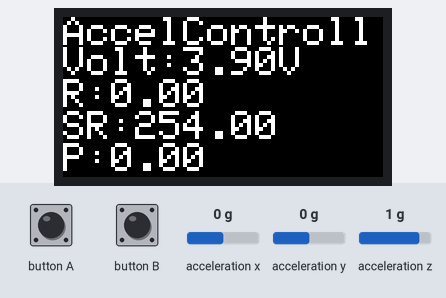
A program run on a simulated ESP32. Shown: 160×80 colour display. Inputs (shaded band) come from the test bench; at power-on: acceleration x 0 g, acceleration y 0 g, acceleration z 1 g. Nothing arrives over Bluetooth unless stated; the modem accepts every AT command (registered, SIM ready, sends succeed) and sends nothing else; what the program prints to the serial monitor is not drawn.

Above: at 1.3 s.
1.4 s: acceleration x set to -1.4 g
At 2.0 s:
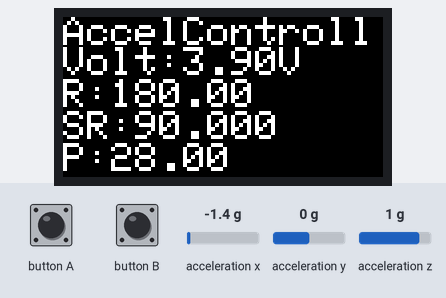
2.9 s: acceleration y set to -1.4 g
At 3.5 s:
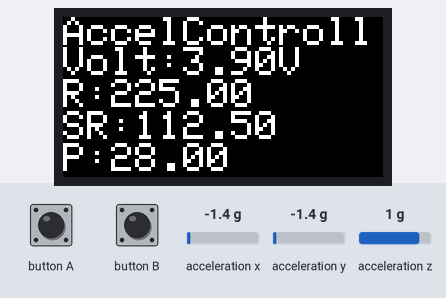
4.4 s: acceleration x set to -0.8 g
At 5.6 s:
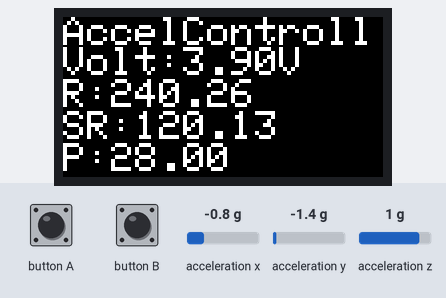
5.9 s: acceleration y set to 0 g
At 6.8 s:
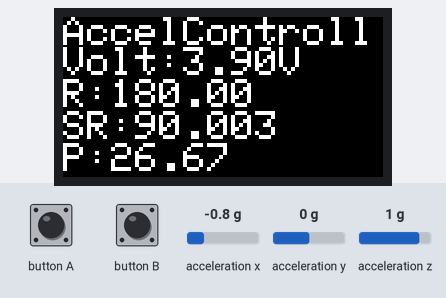
Timing chart, 0 to 8.4 s (numbered marks = the images above; inputs shaded):
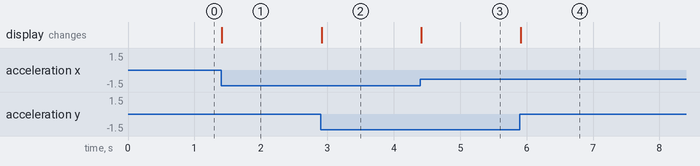

Measured:
- after the input at 1.4 s, the display: changes at once (image 1)
- after the input at 2.9 s, the display: changes at once (image 2)
- after the input at 4.4 s, the display: changes at once (image 3)
- after the input at 5.9 s, the display: changes at once (image 4)

The program:

main.cpp
```cpp
#include <Arduino.h>
#include <BluetoothSerial.h>
#include <M5StickC.h>

BluetoothSerial SerialBT;

String name = "Slave";
const char *pin = "1234"; //<- standard pin would be provided by default
bool connected;

float accX = 0.0F;
float accY = 0.0F;
float accZ = 0.0F;

float vbat = 0.0F;

float rads = 0.0F;
float send_data = 0.0F;
float send_power = 0.0F;

void setup() {
  M5.begin();
  M5.Lcd.setTextSize(2);
  M5.Lcd.setRotation(3);
  M5.Lcd.printf("AccelControll");

  //以下、Master(コントローラー)設定
  SerialBT.begin("Master", true); //自分の名前指定(trueでマスター)

  connected = SerialBT.connect(name); //接続先機器名

  if (connected) {
    Serial.println("Connected Succesfully!");
  } else {
    while (!SerialBT.connected(10000)) {
      Serial.println("Failed to connect. Make sure remote device is available and in range, then restart app.");
    }
  }
  // disconnect() may take upto 10 secs max
  if (SerialBT.disconnect()) {
    Serial.println("Disconnected Succesfully!");
  }
  // this would reconnect to the name(will use address, if resolved) or address used with connect(name/address).
  SerialBT.connect();

  M5.IMU.Init();
}

void loop() {
  vbat = M5.Axp.GetVbatData() * 1.1 / 1000;
  M5.Lcd.setCursor(0, 15);
  if (M5.Axp.GetWarningLeve() == HIGH) {
    M5.Lcd.setTextColor(RED);
    M5.Lcd.printf("Volt:%.2fV\n", vbat);
    M5.Lcd.setTextColor(WHITE);
  } else {
    M5.Lcd.printf("Volt:%.2fV\n", vbat);
  }

  M5.update();
  // データ取得
  M5.IMU.getAccelData(&accX, &accY, &accZ);

  rads = atan2((accY * 100), (accX * 100)) * 180 / PI;
  if (rads < 0) {
    rads += 360;
  }
  /*
     ロボット側の関数の都合に合わせて角度の出方を調整しています
  */

  send_data = abs(rads);  //送るデータの最大値が255を超えないように
  send_data /= 2;

  send_power = sqrt(pow((accX * 100), 2) + pow((accY * 100), 2)), 2;
  send_power /= 3;
  if (send_power > 28) {
    send_power = 28;
  }

  if (abs(accX * 100) > 15 || abs(accY * 100) > 15) {
    send_data = send_data;
    send_power = send_power;
  } else {
    send_data = 254;
    send_power = 0;
  }
  /*
     ノイズが出るため出力角度が荒ぶらないように
  */

  // データ出力
  M5.Lcd.printf("R:%.2f\nSR:%.2f\nP:%.2f", rads, send_data, send_power);

  SerialBT.write(255);
  SerialBT.write(send_data);
  SerialBT.write(send_power);
}
```
